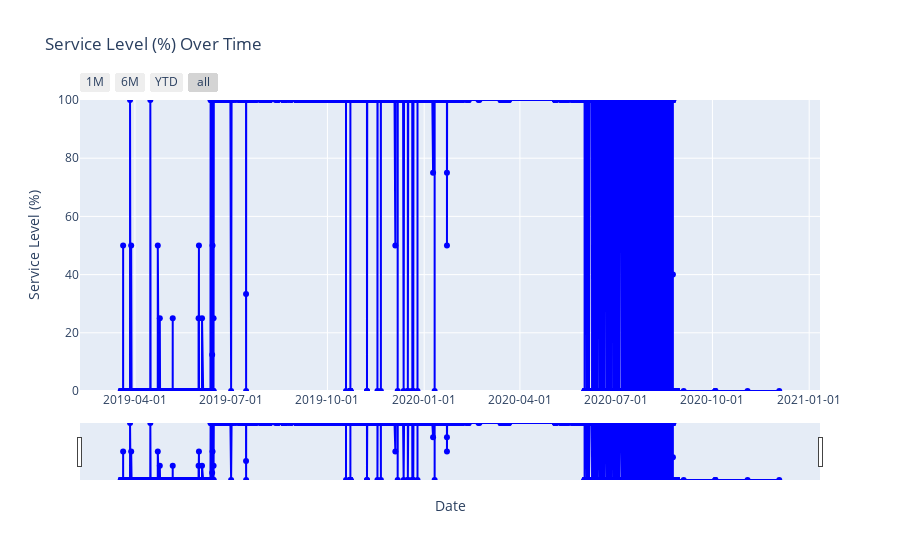

The notebook cell this image was saved under:
### Code cell
fig = go.Figure()
fig.add_trace(go.Scatter(
    x=piv1['BookingID_Date'],
    y=piv1['Service level (%)'],
    mode='lines+markers',
    name='Service level (%)',
    line=dict(color='blue'),
    marker=dict(size=6)
))
fig.update_layout(
    title='Service Level (%) Over Time',
    xaxis_title='Date',
    yaxis_title='Service Level (%)',
    yaxis=dict(
        title='Service Level (%)',
        range=[0, 100],
        autorange=False
    ),
    xaxis=dict(
        title='Date',
        tickformat='%Y-%m-%d',
        rangeselector=dict(
            buttons=list([
                dict(count=1, label='1M', step='month', stepmode='backward'),
                dict(count=6, label='6M', step='month', stepmode='backward'),
                dict(count=1, label='YTD', step='year', stepmode='todate'),
                dict(step='all')
            ])
        ),
        rangeslider=dict(visible=True)
    ),
    legend=dict(x=0.8, y=1.0)
)

fig.show()

### Figure 1 — Plotly figure (JSON) as saved in the notebook; plotly's stock layout.template omitted (floating-point values rounded to 4 significant figures; data arrays with more than 128 entries replaced by an {"elided": "..."} marker saying what was removed)
{"data": [{"line": {"color": "blue"}, "marker": {"size": 6}, "mode": "lines+markers", "name": "Service level (%)", "type": "scatter", "x": {"elided": "5928 str values"}, "y": {"elided": "5928 float values"}}], "layout": {"autosize": true, "legend": {"x": 0.8, "y": 1}, "title": {"text": "Service Level (%) Over Time"}, "xaxis": {"autorange": true, "range": ["2019-02-09 17:37:32.9233", "2021-01-09 07:52:10.0767"], "rangeselector": {"buttons": [{"count": 1, "label": "1M", "step": "month", "stepmode": "backward"}, {"count": 6, "label": "6M", "step": "month", "stepmode": "backward"}, {"count": 1, "label": "YTD", "step": "year", "stepmode": "todate"}, {"step": "all"}]}, "rangeslider": {"autorange": true, "range": ["2019-02-09 17:37:32.9233", "2021-01-09 07:52:10.0767"], "visible": true, "yaxis": {"_template": null, "rangemode": "match"}}, "tickformat": "%Y-%m-%d", "title": {"text": "Date"}, "type": "date"}, "yaxis": {"autorange": false, "range": [0, 100], "title": {"text": "Service Level (%)"}, "type": "linear"}}}
